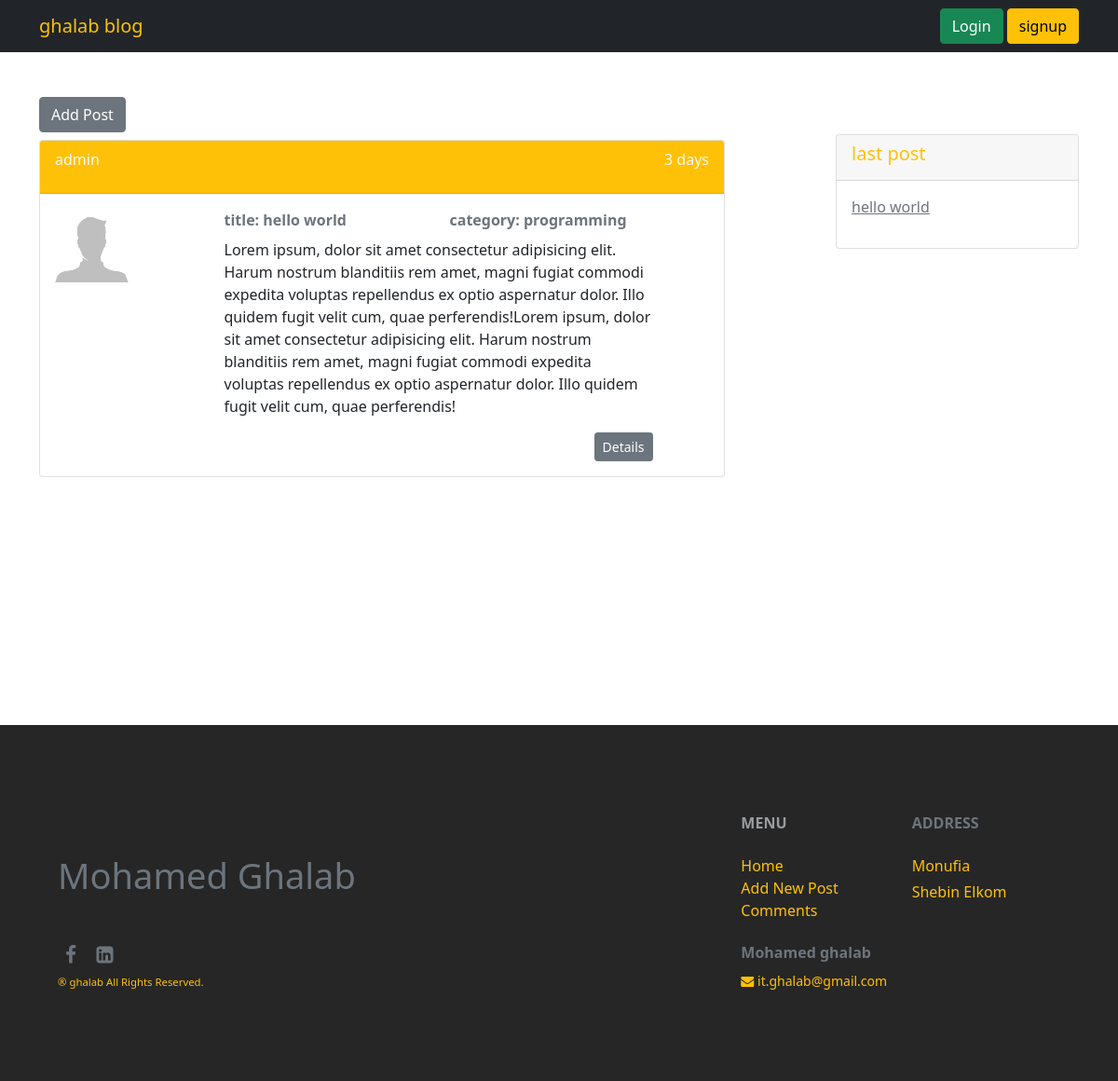
The page / on the database its author committed.
### post/models.py (models this page shows, shortened)
class Post(models.Model):
    title = models.CharField(max_length=100)
    content = models.TextField()
    category = models.ForeignKey(Category, on_delete=models.CASCADE, related_name='posts')
    created_by = models.ForeignKey(User, on_delete=models.CASCADE, related_name='posts')
    created_at = models.DateTimeField(auto_now_add=True)
    def __str__(self):
        return str(self.title)

class Category(models.Model):
    name = models.CharField(max_length=64)
    def __str__(self):
        return str(self.name)

### post/views.py (the view)
# urls.py: 2. Add a URL to urlpatterns:  path('', views.home, name='home')
def home(request):
    posts = Post.objects.all()
    post = Post.objects.last()
    if request.method == "POST":
        form = AddPost(request.POST)
        user=request.user
        if form.is_valid():
            post = form.save(commit=False)
            post.created_by = user
            post.save()
            return redirect("/")
    else:
        form = AddPost()
    data={'posts':posts,
          'last_post':post,
          'form':form
    }
    return render(request, 'post/home.html', data)

### templates/post/home.html (shortened to what this page needs)
{% extends 'base/base.html' %}
{% load static %}
{% load crispy_forms_tags %}
{% block content %}
    <div class="row">
        <div class="col-8">
           <a href="{% url 'new_post' %}" class="btn btn-secondary my-2">Add Post</a>
            {% for post in posts %}
                <div class="card mb-3">
                    <div class="card-header bg-warning">
                        <div class="row">
                            <div class="col-6">
                                <p class=" text-light">{{post.created_by}}</p>
                            </div>
                            <div class="col-6">
                                <p class=" text-end text-light">{{post.created_at|timesince}}</p>
                            </div>
                        </div>
                    </div>
                    <div class="card-body">
                        <div class="row">
                            <div class="col-3">
                                <img class="w-50"  src="{% static 'img/male.jpg' %}" >
                            </div>
                            <div class="col-8">
                                <div class="row mb-2">
                                    <div class="col">
                                    <strong class="text-muted">title: {{post.title}}</strong>
                                    </div>
                                    <div class="col">
                                        <strong class="text-muted">category: {{post.category}}</strong>
                                    </div>
                                </div>
                                <p>{{post.content}}</p>
                                <div class="text-end">
                                    <a href="{% url 'detail' post.id %}" class="btn btn-secondary btn-sm ">Details</a>
                                </div>
                            </div>
                        </div>
                    </div>
                </div>
            {% endfor %}
        </div>
        <div class="col"></div>
        <div class="col-3">
            <div class="card mt-5">
                <div class="card-header">
                    <h5 class="text-warning">last post</h5>
                </div>
                <div class="card-body">
                        {% if last_post %}
                        <a class="text-secondary" href="{% url 'detail' last_post.id %}"><p>{{last_post}}</p></a>
                        {% else %}
                        <p class="text-muted">no posts yet</p>
                        {% endif %}
                </div>
            </div>
        </div>
    </div>
{% endblock content %}

### rows shown on the page
Post: created_by "admin", created_at "3 days", title "hello world", category "programming", content "Lorem ipsum, dolor sit amet consectetur adipisicing elit. Harum nostrum blanditiis rem amet, magni fugiat commodi expedita voluptas repellendus ex optio aspernatur dolor. Illo quidem fugit velit cum, quae perferendis!Lorem ipsum, dolor sit amet consectetur adipisicing elit. Harum nostrum blanditiis rem amet, magni fugiat commodi expedita voluptas repellendus ex optio aspernatur dolor. Illo quidem fugit velit cum, quae perferendis!"
